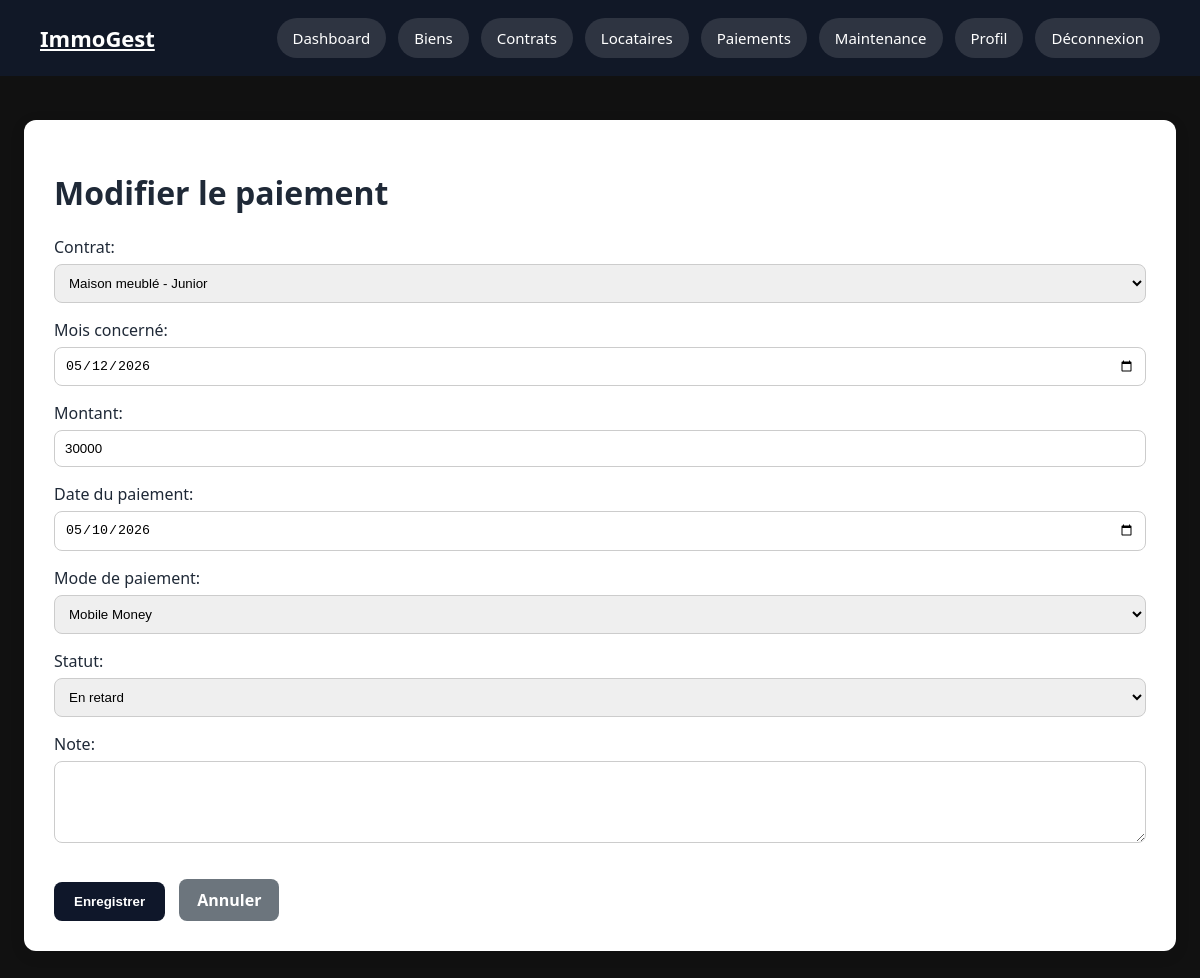
/payments/2/modifier/ (signed in), run on the app's committed database.
### payments/models.py (models this page shows, shortened)
class Paiement(models.Model):
    EN_ATTENTE = 'en_attente'
    CONFIRME = 'confirme'
    EN_RETARD = 'en_retard'
    STATUT_CHOICES = [
        (EN_ATTENTE, 'En attente'),
        (CONFIRME, 'Confirmé'),
        (EN_RETARD, 'En retard'),
    ]
    ESPECES = 'especes'
    MOBILE_MONEY = 'mobile_money'
    VIREMENT = 'virement'
    CHEQUE = 'cheque'
    MODE_CHOICES = [
        (ESPECES, 'Espèces'),
        (MOBILE_MONEY, 'Mobile Money'),
        (VIREMENT, 'Virement bancaire'),
        (CHEQUE, 'Chèque'),
    ]
    contrat = models.ForeignKey(
        ContratBail,
        on_delete=models.CASCADE,
        related_name='paiements'
    )
    mois_concerne = models.DateField(
        verbose_name='Mois concerné'
    )
    montant = models.DecimalField(
        max_digits=10,
        decimal_places=0,
        verbose_name='Montant'
    )
    date_paiement = models.DateField(
        verbose_name='Date de paiement'
    )
    mode_paiement = models.CharField(
        max_length=30,
        choices=MODE_CHOICES,
        verbose_name='Mode de paiement'
    )
    statut = models.CharField(
        max_length=20,
        choices=STATUT_CHOICES,
        default=EN_ATTENTE,
        verbose_name='Statut'
    )
    note = models.TextField(
        blank=True,
        verbose_name='Note'
    )
    created_at = models.DateTimeField(
        auto_now_add=True
    )
    updated_at = models.DateTimeField(
        auto_now=True
    )
    class Meta:
        verbose_name = 'Paiement'
        verbose_name_plural = 'Paiements'
        ordering = ['-mois_concerne']

### payments/views.py (the view)
@login_required
@proprietaire_required
def modifier_paiement(request, pk):
    profil = request.user.profil_proprietaire
    paiement = get_object_or_404(
        Paiement,
        pk=pk,
        contrat__bien__proprietaire=profil
    )
    if request.method == 'POST':
        form = PaiementForm(request.POST, instance=paiement)
        form.fields['contrat'].queryset = ContratBail.objects.filter(
            bien__proprietaire=profil,
            statut=ContratBail.ACTIF,
            is_archived=False
        )
        if form.is_valid():
            form.save()
            messages.success(
                request,
                "Paiement modifié avec succès."
            )
            return redirect(
                'payments:detail_paiement',
                pk=paiement.pk
            )
    else:
        form = PaiementForm(instance=paiement)
        form.fields['contrat'].queryset = ContratBail.objects.filter(
            bien__proprietaire=profil,
            statut=ContratBail.ACTIF,
            is_archived=False
        )
    return render(request, 'payments/form_paiement.html', {
        'form': form,
        'titre': 'Modifier le paiement'
    })

### payments/forms.py (shortened to what this page needs)
class PaiementForm(forms.ModelForm):
    class Meta:
        model = Paiement
        fields = [
            'contrat',
            'mois_concerne',
            'montant',
            'date_paiement',
            'mode_paiement',
            'statut',
            'note',
        ]
        labels = {
            'contrat': 'Contrat',
            'mois_concerne': 'Mois concerné',
            'montant': 'Montant',
            'date_paiement': 'Date du paiement',
            'mode_paiement': 'Mode de paiement',
            'statut': 'Statut',
            'note': 'Note',
        }
        widgets = {
            'mois_concerne': forms.DateInput(
                attrs={'type': 'date'}
            ),
            'date_paiement': forms.DateInput(
                attrs={'type': 'date'}
            ),
            'note': forms.Textarea(
                attrs={'rows': 4}
            ),
        }

### properties/models.py (called while the page is built)
    def __str__(self):
        return self.titre

    def __str__(self):
        return f"{self.bien} - {self.locataire.user.username}"

### templates/payments/form_paiement.html (shortened to what this page needs)
{% extends "base.html" %}
{% block content %}
<div class="card">
    <h1>{{ titre }}</h1>
    <form method="post">
        {{ form.as_p }}
        <button type="submit">Enregistrer</button>
        <a href="{% url 'payments:liste_paiements' %}" class="btn-secondary">
            Annuler
        </a>
    </form>
</div>
{% endblock %}

### static/css/style.css (style rules this page uses)
* { box-sizing: border-box; }
body { margin: 0; font-family: Arial, sans-serif; background-color: #f5f7fa; color: #222; }
.card { background-color: white; padding: 30px; border-radius: 12px; box-shadow: 0 4px 15px rgba(0, 0, 0, 0.1); }
input, select, textarea { width: 100%; padding: 10px; margin-top: 6px; border: 1px solid #ccc; border-radius: 8px; }
button { background-color: #0f172a; color: white; border: none; padding: 12px 20px; border-radius: 8px; cursor: pointer; font-weight: bold; }
.btn-secondary { margin-left: 10px; color: #0f172a; text-decoration: none; font-weight: bold; }
.btn-secondary { display: inline-block; padding: 10px 18px; background: #6c757d; color: white; text-decoration: none; border-radius: 8px; margin-top: 15px; }
body { background: #f6f4ef; color: #1f2937; }
body { margin: 0; padding: 0; background: #111; font-family: 'Segoe UI', sans-serif; }

### data on the page
Paiement: contrat "Maison meublé - Junior", mois_concerne "05/12/2026", montant "30000", date_paiement "05/10/2026", mode_paiement "Mobile Money", statut "En retard"

### other printed values
{{ titre }} "Modifier le paiement"
